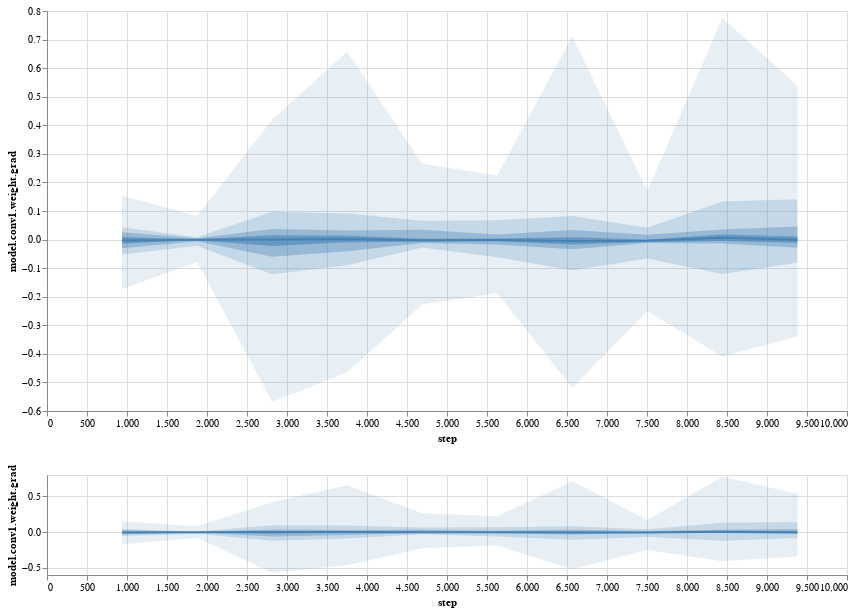

The cell this chart's notebook holds for it:
### Markdown cell above
Histograms can also be visualized on a notebook just like with Tensorboard.
And you can zoom into them, which you can not do on Tensorboard.
You can also have a view finder.

### Code cell
a.tb.render_histogram(Histograms.model_conv1_weight_grad)

### Figure 1 — Vega-Lite specification as saved in the notebook (floating-point values rounded to 4 significant figures)
{"config": {"view": {"continuousWidth": 400, "continuousHeight": 300}}, "vconcat": [{"layer": [{"mark": {"type": "area", "opacity": 0.6}, "encoding": {"color": {"value": "steelblue"}, "x": {"type": "quantitative", "field": "step", "scale": {"domain": {"selection": "selector004", "encoding": "x"}}}, "y": {"type": "quantitative", "field": "v4", "scale": {"domain": {"selection": "selector004", "encoding": "y"}}}, "y2": {"field": "v6"}}}, {"mark": {"type": "area", "opacity": 0.36}, "encoding": {"color": {"value": "steelblue"}, "x": {"type": "quantitative", "field": "step", "scale": {"domain": {"selection": "selector004", "encoding": "x"}}}, "y": {"type": "quantitative", "field": "v3", "scale": {"domain": {"selection": "selector004", "encoding": "y"}}}, "y2": {"field": "v7"}}}, {"mark": {"type": "area", "opacity": 0.216}, "encoding": {"color": {"value": "steelblue"}, "x": {"type": "quantitative", "field": "step", "scale": {"domain": {"selection": "selector004", "encoding": "x"}}}, "y": {"type": "quantitative", "field": "v2", "scale": {"domain": {"selection": "selector004", "encoding": "y"}}}, "y2": {"field": "v8"}}}, {"mark": {"type": "area", "opacity": 0.1296}, "encoding": {"color": {"value": "steelblue"}, "x": {"type": "quantitative", "field": "step", "scale": {"domain": {"selection": "selector004", "encoding": "x"}}}, "y": {"type": "quantitative", "field": "v1", "scale": {"domain": {"selection": "selector004", "encoding": "y"}}}, "y2": {"field": "v9"}}}, {"mark": "line", "encoding": {"color": {"value": "steelblue"}, "x": {"type": "quantitative", "field": "step", "scale": {"domain": {"selection": "selector004", "encoding": "x"}}}, "y": {"type": "quantitative", "field": "v5", "scale": {"domain": {"selection": "selector004", "encoding": "y"}}, "title": "model.conv1.weight.grad"}}}], "height": 400, "width": 800}, {"layer": [{"mark": {"type": "area", "opacity": 0.6}, "encoding": {"color": {"value": "steelblue"}, "x": {"type": "quantitative", "field": "step"}, "y": {"type": "quantitative", "field": "v4"}, "y2": {"field": "v6"}}}, {"mark": {"type": "area", "opacity": 0.36}, "encoding": {"color": {"value": "steelblue"}, "x": {"type": "quantitative", "field": "step"}, "y": {"type": "quantitative", "field": "v3"}, "y2": {"field": "v7"}}}, {"mark": {"type": "area", "opacity": 0.216}, "encoding": {"color": {"value": "steelblue"}, "x": {"type": "quantitative", "field": "step"}, "y": {"type": "quantitative", "field": "v2"}, "y2": {"field": "v8"}}}, {"mark": {"type": "area", "opacity": 0.1296}, "encoding": {"color": {"value": "steelblue"}, "x": {"type": "quantitative", "field": "step"}, "y": {"type": "quantitative", "field": "v1"}, "y2": {"field": "v9"}}}, {"mark": "line", "encoding": {"color": {"value": "steelblue"}, "x": {"type": "quantitative", "field": "step"}, "y": {"type": "quantitative", "field": "v5", "title": "model.conv1.weight.grad"}}, "selection": {"selector004": {"type": "interval", "encodings": ["x", "y"]}}}], "height": 100, "width": 800}], "data": {"values": [{"step": 938.0, "v1": -0.1733, "v2": -0.05247, "v3": -0.0303, "v4": -0.01342, "v5": -0.003378, "v6": 0.008841, "v7": 0.02544, "v8": 0.04273, "v9": 0.1542}, {"step": 1876.0, "v1": -0.07808, "v2": -0.02191, "v3": -0.005709, "v4": -0.002034, "v5": -0.0002525, "v6": 0.001529, "v7": 0.004688, "v8": 0.008553, "v9": 0.08263}, {"step": 2814.0, "v1": -0.5673, "v2": -0.1217, "v3": -0.06042, "v4": -0.02276, "v5": 0.00037, "v6": 0.01508, "v7": 0.03688, "v8": 0.09699, "v9": 0.4193}, {"step": 3752.0, "v1": -0.4646, "v2": -0.09017, "v3": -0.04073, "v4": -0.009709, "v5": 0.001918, "v6": 0.01355, "v7": 0.0317, "v8": 0.0915, "v9": 0.6574}, {"step": 4690.0, "v1": -0.2269, "v2": -0.02802, "v3": -0.01194, "v4": -0.007831, "v5": -0.002572, "v6": 0.002687, "v7": 0.03435, "v8": 0.06618, "v9": 0.2658}, {"step": 5628.0, "v1": -0.1874, "v2": -0.06188, "v3": -0.01704, "v4": -0.006197, "v5": -0.001349, "v6": 0.0035, "v7": 0.0178, "v8": 0.0678, "v9": 0.2242}, {"step": 6566.0, "v1": -0.5182, "v2": -0.1071, "v3": -0.03351, "v4": -0.01723, "v5": -0.004728, "v6": 0.007776, "v7": 0.03327, "v8": 0.08226, "v9": 0.7119}, {"step": 7504.0, "v1": -0.2509, "v2": -0.06659, "v3": -0.01197, "v4": -0.008485, "v5": -0.004023, "v6": 0.0004381, "v7": 0.01708, "v8": 0.04144, "v9": 0.1699}, {"step": 8442.0, "v1": -0.4091, "v2": -0.1206, "v3": -0.01373, "v4": -0.004929, "v5": 0.006321, "v6": 0.01757, "v7": 0.03513, "v8": 0.133, "v9": 0.7752}, {"step": 9380.0, "v1": -0.3395, "v2": -0.08112, "v3": -0.02871, "v4": -0.01099, "v5": -0.0002086, "v6": 0.01058, "v7": 0.04549, "v8": 0.1408, "v9": 0.5392}]}, "$schema": "https://vega.github.io/schema/vega-lite/v4.8.1.json"}
